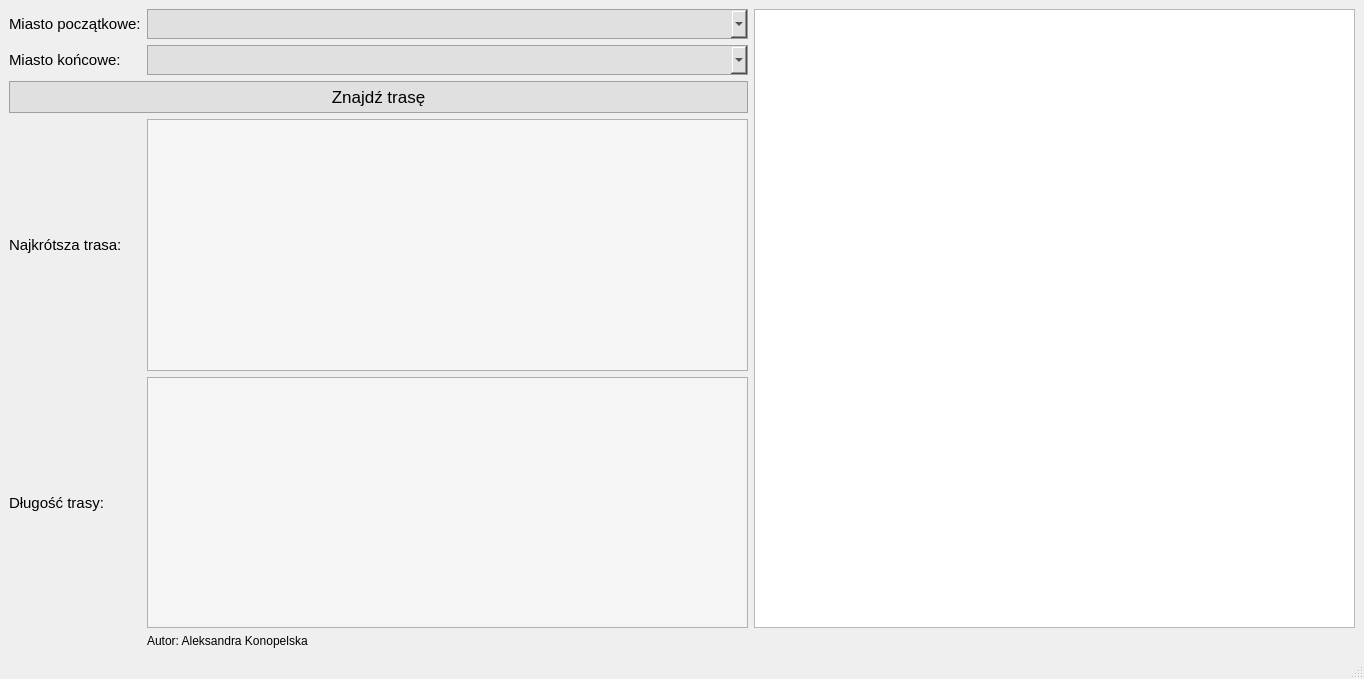
<?xml version="1.0" encoding="UTF-8"?>
<ui version="4.0">
 <class>MainWindow</class>
 <widget class="QMainWindow" name="MainWindow">
  <property name="geometry">
   <rect>
    <x>0</x>
    <y>0</y>
    <width>1364</width>
    <height>679</height>
   </rect>
  </property>
  <property name="windowTitle">
   <string>Aplikacj Miasta Trasa</string>
  </property>
  <widget class="QWidget" name="centralwidget">
   <layout class="QGridLayout" name="gridLayout">
    <item row="4" column="0">
     <widget class="QLabel" name="labelDistance">
      <property name="font">
       <font>
        <family>Arial</family>
        <pointsize>11</pointsize>
       </font>
      </property>
      <property name="text">
       <string>Długość trasy:</string>
      </property>
     </widget>
    </item>
    <item row="2" column="0" colspan="2">
     <widget class="QPushButton" name="buttonFindPath">
      <property name="font">
       <font>
        <family>Arial</family>
        <pointsize>-1</pointsize>
       </font>
      </property>
      <property name="styleSheet">
       <string notr="true">QPushButton {
    background-color: #e0e0e0;
    border: 1px solid #a0a0a0;
    padding: 5px 10px;
    font-size: 17px;
}

QPushButton:hover {
    background-color: #d0d0d0;
}
</string>
      </property>
      <property name="text">
       <string>Znajdź trasę</string>
      </property>
     </widget>
    </item>
    <item row="4" column="1">
     <widget class="QTextBrowser" name="textBrowserLength">
      <property name="styleSheet">
       <string notr="true">QTextBrowser {
    background-color: #f5f5f5;
    border: 1px solid #b0b0b0;
    padding: 6px;
    font-size: 13px;
}
</string>
      </property>
     </widget>
    </item>
    <item row="3" column="1">
     <widget class="QTextBrowser" name="textBrowserPath">
      <property name="styleSheet">
       <string notr="true">QTextBrowser {
    background-color: #f5f5f5;
    border: 1px solid #b0b0b0;
    padding: 6px;
    font-size: 13px;
}
</string>
      </property>
     </widget>
    </item>
    <item row="0" column="2" rowspan="5">
     <widget class="QGraphicsView" name="graphicsView"/>
    </item>
    <item row="0" column="1">
     <widget class="QComboBox" name="comboBoxStart">
      <property name="font">
       <font>
        <family>Titillium Web</family>
        <pointsize>-1</pointsize>
       </font>
      </property>
      <property name="styleSheet">
       <string notr="true">QComboBox {
    background-color: #e0e0e0;     
    border: 1px solid #a0a0a0;   
    padding: 4px;
    font-size: 13px;
}
</string>
      </property>
     </widget>
    </item>
    <item row="0" column="0">
     <widget class="QLabel" name="labelStart">
      <property name="font">
       <font>
        <family>Arial</family>
        <pointsize>11</pointsize>
        <italic>false</italic>
        <bold>false</bold>
       </font>
      </property>
      <property name="text">
       <string>Miasto początkowe:</string>
      </property>
     </widget>
    </item>
    <item row="1" column="1">
     <widget class="QComboBox" name="comboBoxEnd">
      <property name="font">
       <font>
        <family>Titillium Web</family>
        <pointsize>-1</pointsize>
       </font>
      </property>
      <property name="styleSheet">
       <string notr="true">QComboBox {
    background-color: #e0e0e0;     
    border: 1px solid #a0a0a0;   
    padding: 4px;
    font-size: 13px;
}
</string>
      </property>
     </widget>
    </item>
    <item row="1" column="0">
     <widget class="QLabel" name="labelEnd">
      <property name="font">
       <font>
        <family>Arial</family>
        <pointsize>11</pointsize>
        <italic>false</italic>
        <bold>false</bold>
       </font>
      </property>
      <property name="text">
       <string>Miasto końcowe:</string>
      </property>
     </widget>
    </item>
    <item row="3" column="0">
     <widget class="QLabel" name="labelPath">
      <property name="font">
       <font>
        <family>Arial</family>
        <pointsize>11</pointsize>
       </font>
      </property>
      <property name="text">
       <string>Najkrótsza trasa:</string>
      </property>
     </widget>
    </item>
    <item row="5" column="1">
     <widget class="QLabel" name="label">
      <property name="font">
       <font>
        <family>Arial</family>
       </font>
      </property>
      <property name="layoutDirection">
       <enum>Qt::LayoutDirection::RightToLeft</enum>
      </property>
      <property name="text">
       <string>Autor: Aleksandra Konopelska</string>
      </property>
     </widget>
    </item>
   </layout>
  </widget>
  <widget class="QMenuBar" name="menubar">
   <property name="geometry">
    <rect>
     <x>0</x>
     <y>0</y>
     <width>1364</width>
     <height>26</height>
    </rect>
   </property>
  </widget>
  <widget class="QStatusBar" name="statusbar"/>
 </widget>
 <resources/>
 <connections/>
</ui>
